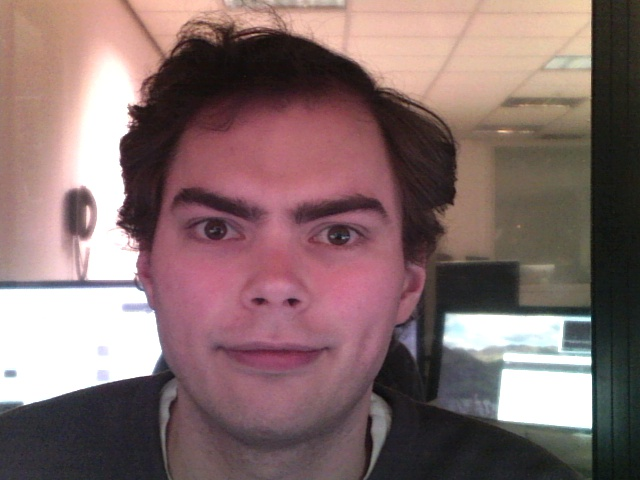
#> input picture PyOpenCV/pygazetracker/test.jpg, 640 x 480 px
$ python webcam.py
#> lines starting #> are read from the running program, lines starting #| are printed output that depends on the picture
### PyOpenCV/pygazetracker/generic.py
from message import _message
from __init__ import _DEBUG, _DEBUGDIR, _EYECASCADE, _FACECASCADE

import time
from threading import Thread
from multiprocessing import cpu_count, Event, Lock, Process, Queue

import cv2
import numpy
from scipy import ndimage

# # # # #
# DEBUG MODE
# In DEBUG mode, create a Matplotlib figure.
if _DEBUG:
	_message(u'debug', u'generic', \
		u"DEBUG mode active; creating plots of each frame's processing steps.")
	import os
	from matplotlib import patches, pyplot
	global _FIG, _AX
	_FIG, _AX = pyplot.subplots(nrows=2, ncols=3)


# # # # # # # # # # # # # # #
# GENERIC EYE TRACKER CLASS #
# # # # # # # # # # # # # # #
#
# This class is intended to act as a parent class to specific implementations
# of eye tracking through different image sources. The routines are generic
# image processing routines that take care of the eye-tracking part of things,
# but the input of images needs to be implemented in a sub-class. For an
# example of such a sub-class, see pygazetracker.webcam.WebCamTracker.

class EyeTracker:

	"""Generic class that is intended to act as a parent class for other
	implementations. The general concept of processing images to find eyes
	in them is the same whether the input is a webcam stream, a video, or a
	series of images.
	"""

	# [677 lines left out: functions __init__, close, connect, is_connected, sample, log and 9 more, not called in this run]


def _crop_face(frame, face_cascade, minsize=(30, 30)):

	"""Attempts to find faces in the image, and crops the largets.

	Arguments

	frame			-	A numpy.ndarray with unsigned, 8-bit
					integers that reflect the greyscale values
					of the image.

	Keyword Arguments

	minsize		-	A (w,h) tuple that indicates what size a
					face should minimally be. Default = (30,30)

	Returns

	success, crop	-	success is a Boolean that indicates whether
					a face could be detected in the frame.
					crop is a numpy.ndarray with unsigned,
					8-bit integers that reflect the greyscale
					values of the largest rect in the image
					where a face could be detected.
	"""

	# Return straight away when frame==None
	if frame is None:
		return False, None

	# Find all potential faces in the frame.
	faces = face_cascade.detectMultiScale(
		frame,
		scaleFactor=1.1,
		minNeighbors=5,
		minSize=minsize,
		flags = cv2.CASCADE_SCALE_IMAGE
		)

	# Find out what the largest face is (this is assumed to be the
	# actual face when multiple faces are present).
	if len(faces) == 0:
		success = False
		x, y, w, h = 0, 0, frame.shape[1], frame.shape[0]
	else:
		success = True
		lh = 0
		for i in range(len(faces)):
			if faces[i][3] > lh:
				x, y, w, h = faces[i]

	# In DEBUG mode, draw the original frame and the detected faces.
	if _DEBUG:
		# Display the frame in the top-left pane.
		_AX[0][0].set_title("potential faces")
		_AX[0][0].imshow(frame, cmap='gray')
		for i in range(len(faces)):
			r = faces[i]
			_AX[0][0].add_patch(patches.Rectangle( \
				(r[0],r[1]), r[2], r[3], fill=False, linewidth=1))
		_AX[0][0].add_patch(patches.Rectangle( \
			(x,y), w, h, fill=False, linewidth=3))

	# Return the cropped frame.
	return success, frame[y:y+h, x:x+w]


def _crop_eyes(facecrop, eye_cascade, Lexpect=(0.7,0.4), Rexpect=(0.3,0.4), \
	maxdist=0.2, maxsize=0.3):

	"""Attempts to find eyes in an image of a face, and crops the left
	and the right eye separately. When more than two potential eyes
	are detected, the eyes that are closest to the expected positions
	of the eyes will be selected.

	Arguments

	facecrop		-	A numpy.ndarray with unsigned, 8-bit
					integers that reflect the greyscale values
					of a face.

	Keyword Arguments

	Lexpect		-	A (x,y) tuple that indicates where the left
					eye is expected to be. Note that the
					coordinates are in relative space, where
					(0,0) is the top-left of the image, (0,1)
					is the bottom-left, and (1,1) is the
					bottom-right. Also note that the left eye is
					likely to be on the right side of the image,
					and the right eye is likely to be in the
					left part of the image. Default = (0.7,0.4)

	Rexpect		-	A (x,y) tuple that indicates where the right
					eye is expected to be. Note that the
					coordinates are in relative space, where
					(0,0) is the top-left of the image, (0,1)
					is the bottom-left, and (1,1) is the
					bottom-right. Also note that the left eye is
					likely to be on the right side of the image,
					and the right eye is likely to be in the
					left part of the image. Default = (0.3,0.4)

	maxdist		-	A float that indicates what the maximal
					allowable distance is between the expected
					eye position, and the position of detected
					potential eye. The maximal distance is
					defined as a proportion of the image height.
					It can also be set to None. Default = (0.2)

	maxsize		-	A float that indicates what the maximal
					allowable width is of the detected eyes. The
					maximal size is defined as a proportion of
					the image width. It can also be set to None.
					Default = (0.3)

	Returns

	success, [left, right]	-	success is a Boolean that indicates
						whether the eyes could be detected.
						left and right are both a numpy.ndarray
						with unsigned, 8-bit integers that
						reflect the greyscale values of what
						are assumed to be the left and the
						right eye.
	"""

	# Return straight away when facecrop==None
	if facecrop is None:
		return False, [None, None]

	# DETECT THE EYES
	eyes = eye_cascade.detectMultiScale(facecrop)

	# Return if no eyes could be detected.
	if len(eyes) == 0:
		return False, [None, None]

	# Remove all the potential eye rects that are too large.
	if maxsize != None:
		eyes = eyes[eyes[:,3] < maxsize * facecrop.shape[0]]

	# Calculate the distances between each potential eye and the
	# expected locations. (NOTE: These are not the actual distances,
	# but the squared distances. They need to be compared to the
	# squared maximum distance.)
	cx = (eyes[:,0] + eyes[:,2] / 2) / float(facecrop.shape[1])
	cy = (eyes[:,1] + eyes[:,3] / 2) / float(facecrop.shape[0])
	dl = (cx - Lexpect[0])**2 + (cy - Lexpect[1])**2
	dr = (cx - Rexpect[0])**2 + (cy - Rexpect[1])**2
	# Exclude all potential eyes that are too far from expected eye
	# locations.
	if maxdist != None:
		good = numpy.min([dl, dr], axis=0) < maxdist**2
		eyes = eyes[good]
		dl = dl[good]
		dr = dr[good]

	# COUNT THE EYES
	# If no eye was detected, there is no eye index.
	if len(eyes) == 0:
		li = None
		ri = None

	# If only one eye is detected, its index is 0.
	elif len(eyes) == 1:
		# Check whether the distance to the left eye is closer. If it
		# is, than only the left eye was recorded. If not, the right
		# eye was recorded.
		if dl[0] < dr[0]:
			li = 0
			ri = None
		else:
			li = None
			ri = 0

	# If two or more eyes were detected, choose the potential rects
	# that were closest to the expected eye positions.
	else:
		li = numpy.argmin(dl)
		ri = numpy.argmin(dr)

	# RETURN CROPPED EYES
	# If no eye was detected, return no success.
	success = True
	if (li is None) & (ri is None):
		success = False
	# If the left eye was detected, crop it from the face.
	if li is None:
		left = None
	else:
		x, y, w, h = eyes[li]
		#print(type(y),type(h),type(x),type(w))
		y += h//4
		h //= 2
		#print(type(y),type(h),type(x),type(w))
		left = facecrop[y:y+h, x:x+w]
	# If the right eye was detected, crop it from the face.
	if ri is None:
		right = None
	else:
		x, y, w, h = eyes[ri]
		y += h//4
		h //= 2
		right = facecrop[y:y+h, x:x+w]

	# In DEBUG mode, draw the original frame and the detected eyes.
	if _DEBUG:
		# Display the face in the bottom-left pane.
		_AX[1][0].imshow(facecrop, cmap='gray')
		_AX[1][0].set_title("potential eyes")
		for i in range(len(eyes)):
			r = eyes[i]
			if i == li or i == ri:
				_AX[1][0].add_patch(patches.Rectangle( \
					(r[0],r[1]), r[2], r[3], fill=False, \
					linewidth=3))
			else:
				_AX[1][0].add_patch(patches.Rectangle( \
					(r[0],r[1]), r[2], r[3], fill=False, \
					linewidth=1))

	return success, [left, right]


def _find_pupils(left, right, pupthreshold=50, glintthreshold=200, \
	glint=True, mode='diameter'):

	"""Finds the pupils and the glints in image of the left and the
	right eye, and returns the relevant parameters. Parameters that
	cannot be found will be None.

	Arguments

	left			-	A numpy.ndarray with unsigned, 8-bit
					integers that reflect the greyscale values
					of what is assumed to be the left eye.

	right			-	A numpy.ndarray with unsigned, 8-bit
					integers that reflect the greyscale values
					of what is assumed to be the right eye.

	Keyword Arguments

	glint			-	A Boolean that indicates whether the glint
					(the corneal reflection) should also be
					detected. Default = True.

	mode			-	A string that indicates how the pupil size
					should be reported.
					'diameter' reports the width of the rect in
					which the thresholded pupil fits.
					'surface' reports the number of thresholded
					pixels that are assumed to be the pupil.

	Returns

	[L, R]		-	A NumPy array that contains the following:
	L = [px, py, ps, gx, gy]
	R = [px, py, ps, gx, gy]
				-	px is an integer indicating the pupil's
					likely horizontal position within the image.
					py is an integer indicating the pupil's
					likely vertical position within the image.
					ps is an integer indicating the pupil's
					size in pixels. The size reflects the width
					of the rect in which the pupil falls when
					mode=='diameter', or the total amount of
					thresholded pixels when mode=='surface'.
					gx is an integer indicating the pupil's
					likely horizontal position within the image.
					gy is an integer indicating the pupil's
					likely vertical position within the image.
					All of these values can be None if they
					could not be obtained.
	"""

	# Create an empty list to hold values for each of the eyes.
	B = numpy.zeros((2, 5))
	i = 0
	for eyeimg in [left, right]:
		if eyeimg is None:
			B[i,:] *= numpy.NaN
		else:
			B[i,:] = _process_eye_image(eyeimg, \
				pupthreshold=pupthreshold, glintthreshold=glintthreshold, \
				glint=True, mode=mode, debugindex=i)
		i += 1

	# In DEBUG mode, save and reset the image.
	if _DEBUG:
		global _FIG, _AX
		# Remove all axes' ticklabels
		for i in range(len(_AX)):
			for j in range(len(_AX[i])):
				_AX[i][j].set_xticklabels([])
				_AX[i][j].set_yticklabels([])
		# Save and close the figure.
		if not os.path.isdir(_DEBUGDIR):
			os.mkdir(_DEBUGDIR)
		f = unicode(len(os.listdir(_DEBUGDIR))).zfill(8)
		_FIG.savefig(os.path.join(_DEBUGDIR, u'%s.jpg' % (f)))
		pyplot.close(_FIG)
		# Reset the variables. (The global bit is there to tell Python that
		# _FIG and _AX do not refer to a local definition, but instead
		# refer to the global _FIG and _AX that are defined outside of this
		# function.)
		_FIG, _AX = pyplot.subplots(nrows=2, ncols=3)

	return B


def _process_eye_image(eyeimg, pupthreshold=50, glintthreshold=200, \
	glint=True, mode='diameter', debugindex=None):

	"""Finds the pupil and the glint in a single image of an eye, and
	returns the relevant parameters. Parameters that cannot be found
	will be None.

	Arguments

	eyeimg		-	A numpy.ndarray with unsigned, 8-bit
					integers that reflect the greyscale values
					of what is assumed to be an eye.

	Keyword Arguments

	glint			-	A Boolean that indicates whether the glint
					(the corneal reflection) should also be
					detected. Default = True.

	mode			-	A string that indicates how the pupil size
					should be reported.
					'diameter' reports the width of the rect in
					which the thresholded pupil fits

	Returns
	[px, py, ps, gx, gy]
				-	px is an integer indicating the pupil's
					likely horizontal position within the image.
					py is an integer indicating the pupil's
					likely vertical position within the image.
					ps is an integer indicating the pupil's
					size in pixels. The size reflects the width
					of the rect in which the pupil falls when
					mode=='diameter', or the total amount of
					thresholded pixels when mode'surface'.
					gx is an integer indicating the pupil's
					likely horizontal position within the image.
					gy is an integer indicating the pupil's
					likely vertical position within the image.
					All of these values can be None if they
					could not be obtained.
	"""

	# Create masks using the pupil (dark) and glint (light) luminance
	# thresholds.
	mask = {'p':eyeimg < pupthreshold}
	if glint:
		# Create a mask using the pupil luminance threshold.
		mask['g'] = eyeimg > glintthreshold

	# Go through both masks, and save the extracted values.
	v = {'px':None, 'py':None, 'ps':None, 'gx':None, 'gy':None}
	for m in mask.keys():

		# Get connected components. The first component (comp==0) is
		# the background, and the others are connected components
		# without an ordering that's useful to us. The pupil will be
		# the largest component, so we will need to find that.
		comp, ncomp = ndimage.label(mask[m])

		# In DEBUG mode, draw the thresholded components.
		if _DEBUG and m == 'p':
			# Display the components in the central top/bottom pane.
			_AX[debugindex][1].imshow(comp, cmap='jet')
			_AX[debugindex][1].set_title("dark components")

		# Only proceed if there is more than one connected component
		# (if there is only one, that's just the background).
		if ncomp > 1:
			# Find the largest component (we assume this is the
			# pupil).
			pupcomp = 1
			compsum = 0
			for i in range(1, ncomp+1):
				s = numpy.sum(comp==i)
				if s >= compsum:
					compsum = s
					pupcomp = i
			# Fill in the gaps in the imperfect thresholding, to
			# better estimate the pupil area.
			pup = ndimage.binary_closing(comp==pupcomp).astype(int)
			# Get all points that are within the pupil as (y,x)
			# coordinates.
			coords = numpy.column_stack(numpy.nonzero(pup))
			# Extra check to see whether there are two or more
			# coordinates.
			if coords.shape[0] > 1:
				# Find the rect that encapsulates the pupil.
				x, y = coords[:,1].min(), coords[:,0].min()
				v['%ss' % (m)], h = coords[:,1].max() - x, \
					coords[:,0].max() - y
				v['%sx' % (m)] = x + v['%ss' % (m)]/2
				v['%sy' % (m)] = y + h/2
				# If required, calculate the pupil surface.
				if m == 'p' and mode == 'surface':
					v['%ss' % (m)] = numpy.sum(pup)

				# In DEBUG mode, colour the detected pupil, and draw a
				# draw a frame around it.
				if _DEBUG and m == 'p':
					# Create an RGB image from the grey image.
					img = numpy.dstack([eyeimg,eyeimg,eyeimg])
					# Colour the thresholded pupil blue.
					img[:,:,0][pup==1] = img[:,:,0][pup==1]/2
					img[:,:,1][pup==1] = img[:,:,1][pup==1]/2
					img[:,:,2][pup==1] = img[:,:,2][pup==1]/2 + 255/2
					# Display the detected pupil in the right
					# top/bottom pane. (Only when the glint is not
					# to be marked.)
					if not glint:
						_AX[debugindex][2].imshow(img)
						_AX[debugindex][2].set_title("detected pupil")
						# Draw a green rectangle around the pupil.
						_AX[debugindex][2].add_patch(patches.Rectangle( \
							(x-1, y-1), v['ps']+2, h+2, \
							edgecolor=(0,1,0), fill=False, linewidth=1))
				# In DEBUG mode, colour the detected glint, and draw a
				# draw a frame around it.
				if _DEBUG and glint and m == 'g':
					# Colour the thresholded glint red.
					img[:,:,0][pup==1] = img[:,:,0][pup==1]/2 + 255/2
					img[:,:,1][pup==1] = img[:,:,1][pup==1]/2
					img[:,:,2][pup==1] = img[:,:,2][pup==1]/2
					# Display the detected pupil and glint in the
					# right top/bottom pane.
					_AX[debugindex][2].imshow(img)
					_AX[debugindex][2].set_title("detected pupil")
					# Draw a green rectangle around the pupil.
					_AX[debugindex][2].add_patch(patches.Rectangle( \
						(v['px']-v['ps']/2-1, v['py']-v['ps']/2-1), \
						v['ps']+2, v['ps']+2, edgecolor=(0,1,0),
						fill=False, linewidth=1))

	return v['px'], v['py'], v['ps'], v['gx'], v['gy']

### PyOpenCV/pygazetracker/webcam.py
import sys
print(sys.path)

from message import _message
from generic import EyeTracker

import cv2
import PIL
import numpy


# # # # #
# SETUP

# A function that sets up the WebCam EyeTracker.

# [62 lines left out: function setup, not called in this run]


# # # # #
# WEBCAM EYE-TRACKER
#
# A class for tracking pupils and (optionally) glints in a webcam stream
# obtained through OpenCV.

class WebCamTracker(EyeTracker):

	"""OpenCV implementation of a webcam eye-tracker.
	"""

	# [98 lines left out: functions connect, _get_frame, _close, not called in this run]


# # # # #
# DEBUG #
if __name__ == u'__main__':

	import os
	import time
	from matplotlib import pyplot

	from __init__ import _EYECASCADE, _FACECASCADE
	import generic

	# Constants
	MODE = 'B'
	DUMMY = True
	DEBUG = False

	# In DUMMY mode, load an existing image (useful for quick debugging).
	if DUMMY:
		filepath = os.path.join(os.path.dirname(os.path.abspath(__file__)), u'test.jpg')
		img = cv2.imread(filepath)
#> img is the input picture: shape (480, 640, 3); mean B, G, R 109, 109.6, 134
		# Return the red component of the obtained frame.
		if MODE == 'R':
			frame = img[:,:,0]
		# Return the green component of the obtained frame.
		elif MODE == 'G':
			frame = img[:,:,1]
		# Return the blue component of the obtained frame.
		elif MODE == 'B':
			frame = img[:,:,2]
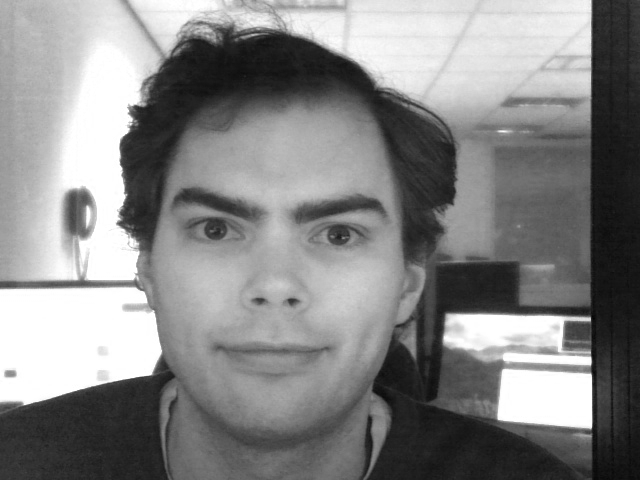
#> frame: shape (480, 640); min 2, max 255, mean 134
		# Convert to grey.
		elif MODE == 'RGB':
			frame = cv2.cvtColor(img, cv2.COLOR_RGB2GRAY)
		t0 = time.time()
	# If not in DUMMY mode, obtain a frame through the _get_frame method.
	else:
		# Initialise a new tracker instance.
		tracker = WebCamTracker(camnr=0, mode=MODE, debug=DEBUG)
		# Get a single frame.
		success = False
		while not success:
			t0 = time.time()
			success, frame = tracker._get_frame()
		# Close the connection with the tracker.
		tracker.close()

	# Cascades
	face_cascade = cv2.CascadeClassifier(_FACECASCADE)
	eye_cascade = cv2.CascadeClassifier(_EYECASCADE)

	# Crop the face and the eyes from the image.
	success, facecrop = generic._crop_face(frame, face_cascade, \
		minsize=(30, 30))
#> in _crop_face, `faces = face_cascade.detectMultiScale( frame, scaleFactor=1.1, minNeig..`: faces = [[130, 115, 297, 297]]
#> the loop in _crop_face, `for i in range(len(faces)):` made 1 pass
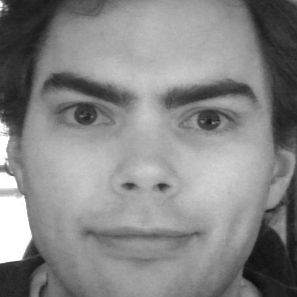
#> facecrop: shape (297, 297); min 12, max 255, mean 134.1
#> success = True
	success, eyes = generic._crop_eyes(facecrop, eye_cascade, \
		Lexpect=(0.7,0.4), Rexpect=(0.3,0.4), maxdist=None, maxsize=None)
#> in _crop_eyes, `eyes = eye_cascade.detectMultiScale(facecrop)`: eyes = [[149, 175, 23, 23], [178, 91, 60, 60], [117, 176, 24, 24], [48, 82, 64, 64]]
#> in _crop_eyes, `cx = (eyes[:,0] + eyes[:,2] / 2) / float(facecrop.shape[1])`: cx = [0.54, 0.7, 0.434, 0.269]
#> in _crop_eyes, `cy = (eyes[:,1] + eyes[:,3] / 2) / float(facecrop.shape[0])`: cy = [0.628, 0.407, 0.633, 0.384]
#> in _crop_eyes, `dl = (cx - Lexpect[0])**2 + (cy - Lexpect[1])**2`: dl = [0.0774, 5.5e-05, 0.125, 0.186]
#> in _crop_eyes, `dr = (cx - Rexpect[0])**2 + (cy - Rexpect[1])**2`: dr = [0.11, 0.16, 0.0723, 0.0012]
#> in _crop_eyes, `li = numpy.argmin(dl)`: li = 1
#> in _crop_eyes, `ri = numpy.argmin(dr)`: ri = 3
#> in _crop_eyes, `x, y, w, h = eyes[li]`: x = 178; y = 91; w = 60
#> in _crop_eyes, `y += h//4`: y = 106
#> in _crop_eyes, `h //= 2`: h = 30
#> in _crop_eyes, `left = facecrop[y:y+h, x:x+w]`:
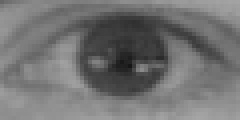
#> left: shape (30, 60) (shown 4 times larger); min 22, max 165, mean 114.6
#> in _crop_eyes, `x, y, w, h = eyes[ri]`: x = 48; y = 82; w = 64
#> in _crop_eyes, `y += h//4`: y = 98
#> in _crop_eyes, `h //= 2`: h = 32
#> in _crop_eyes, `right = facecrop[y:y+h, x:x+w]`:
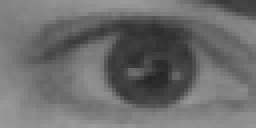
#> right: shape (32, 64) (shown 4 times larger); min 35, max 156, mean 108.6
#> eyes = 2 items
	# Find the pupils in both eyes
	B = generic._find_pupils(eyes[0], eyes[1], glint=True, mode='diameter')
#> the loop in _find_pupils, `for eyeimg in [left, right]:` made 2 passes
#> i on passes 1 to 2: 1, 2
#> after the loop in _find_pupils, `for eyeimg in [left, right]:`: B = [[30, 15, 6, nan, nan], [38, 18, 6, nan, nan]]; i = 2
#> B = [[30, 15, 6, nan, nan], [38, 18, 6, nan, nan]]
	t1 = time.time()

	# Process results
	print("Elapsed time: %.3f ms" % (1000*(t1-t0)))
	pyplot.figure(); pyplot.imshow(facecrop, cmap='gray')
	pyplot.figure(); pyplot.imshow(eyes[0], cmap='gray')
	pyplot.figure(); pyplot.imshow(eyes[1], cmap='gray')
# # # # #
